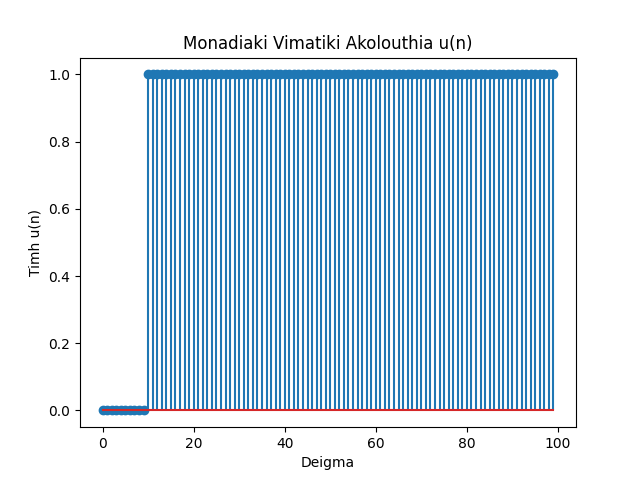

The Python source for this figure:
import numpy as np
import matplotlib.pyplot as plt


# Sinartisi gia tin monadiaki vimatiki akolouthia
def unitary_uowm(n, N):
    # Dimiourgia dianusmatos me N stoixeia, arxika me midenika
    u = np.zeros(N)

    # Apo to deigma n kai meta, i timi tou dianusmatos ginetai 1
    u[n:] = 1

    return u


# Paradeigma klisis tis sinartisis
n = 10
N = 100

# Dimiourgia tis akolouthias
u = unitary_uowm(n, N)

# Oρισμος του backend 'agg'
plt.switch_backend('agg')

# Emfanisi tis akolouthias
plt.stem(u)
plt.title('Monadiaki Vimatiki Akolouthia u(n)')
plt.xlabel('Deigma')
plt.ylabel('Timh u(n)')


plt.savefig('monadiaki_vimatiki_akolouthia.png')  #
